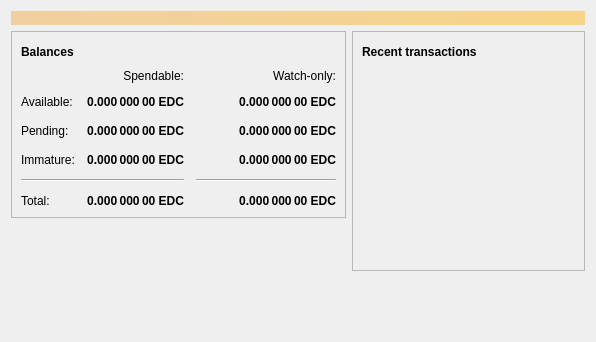
<?xml version="1.0" encoding="UTF-8"?>
<ui version="4.0">
 <class>OverviewPage</class>
 <widget class="QWidget" name="OverviewPage">
  <property name="geometry">
   <rect>
    <x>0</x>
    <y>0</y>
    <width>596</width>
    <height>342</height>
   </rect>
  </property>
  <property name="windowTitle">
   <string>Form</string>
  </property>
  <layout class="QVBoxLayout" name="topLayout">
   <item>
    <widget class="QLabel" name="labelAlerts">
     <property name="visible">
      <bool>false</bool>
     </property>
     <property name="styleSheet">
      <string notr="true">QLabel { background-color: qlineargradient(x1: 0, y1: 0, x2: 1, y2: 0, stop:0 #F0D0A0, stop:1 #F8D488); color:#000000; }</string>
     </property>
     <property name="wordWrap">
      <bool>true</bool>
     </property>
     <property name="margin">
      <number>3</number>
     </property>
     <property name="textInteractionFlags">
      <set>Qt::TextSelectableByMouse</set>
     </property>
    </widget>
   </item>
   <item>
    <layout class="QHBoxLayout" name="horizontalLayout" stretch="1,1">
     <item>
      <layout class="QVBoxLayout" name="verticalLayout_2">
       <item>
        <widget class="QFrame" name="frame">
         <property name="frameShape">
          <enum>QFrame::StyledPanel</enum>
         </property>
         <property name="frameShadow">
          <enum>QFrame::Raised</enum>
         </property>
         <layout class="QVBoxLayout" name="verticalLayout_4">
          <item>
           <layout class="QHBoxLayout" name="horizontalLayout_4">
            <item>
             <widget class="QLabel" name="label_5">
              <property name="font">
               <font>
                <weight>75</weight>
                <bold>true</bold>
               </font>
              </property>
              <property name="text">
               <string>Balances</string>
              </property>
             </widget>
            </item>
            <item>
             <widget class="QPushButton" name="labelWalletStatus">
              <property name="enabled">
               <bool>true</bool>
              </property>
              <property name="maximumSize">
               <size>
                <width>30</width>
                <height>16777215</height>
               </size>
              </property>
              <property name="toolTip">
               <string>The displayed information may be out of date. Your wallet automatically synchronizes with the EducaCoin network after a connection is established, but this process has not completed yet.</string>
              </property>
              <property name="text">
               <string/>
              </property>
              <property name="icon">
               <iconset resource="../bitcoin.qrc">
                <normaloff>:/icons/warning</normaloff>
                <disabledoff>:/icons/warning</disabledoff>:/icons/warning</iconset>
              </property>
              <property name="iconSize">
               <size>
                <width>24</width>
                <height>24</height>
               </size>
              </property>
              <property name="flat">
               <bool>true</bool>
              </property>
             </widget>
            </item>
            <item>
             <spacer name="horizontalSpacer_3">
              <property name="orientation">
               <enum>Qt::Horizontal</enum>
              </property>
              <property name="sizeHint" stdset="0">
               <size>
                <width>40</width>
                <height>20</height>
               </size>
              </property>
             </spacer>
            </item>
           </layout>
          </item>
          <item>
           <layout class="QGridLayout" name="gridLayout">
            <property name="spacing">
             <number>12</number>
            </property>
            <item row="2" column="2">
             <widget class="QLabel" name="labelWatchPending">
              <property name="font">
               <font>
                <weight>75</weight>
                <bold>true</bold>
               </font>
              </property>
              <property name="cursor">
               <cursorShape>IBeamCursor</cursorShape>
              </property>
              <property name="toolTip">
               <string>Unconfirmed transactions to watch-only addresses</string>
              </property>
              <property name="text">
               <string notr="true">0.000 000 00 EDC</string>
              </property>
              <property name="alignment">
               <set>Qt::AlignRight|Qt::AlignTrailing|Qt::AlignVCenter</set>
              </property>
              <property name="textInteractionFlags">
               <set>Qt::LinksAccessibleByMouse|Qt::TextSelectableByKeyboard|Qt::TextSelectableByMouse</set>
              </property>
             </widget>
            </item>
            <item row="2" column="1">
             <widget class="QLabel" name="labelUnconfirmed">
              <property name="font">
               <font>
                <weight>75</weight>
                <bold>true</bold>
               </font>
              </property>
              <property name="cursor">
               <cursorShape>IBeamCursor</cursorShape>
              </property>
              <property name="toolTip">
               <string>Total of transactions that have yet to be confirmed, and do not yet count toward the spendable balance</string>
              </property>
              <property name="text">
               <string notr="true">0.000 000 00 EDC</string>
              </property>
              <property name="alignment">
               <set>Qt::AlignRight|Qt::AlignTrailing|Qt::AlignVCenter</set>
              </property>
              <property name="textInteractionFlags">
               <set>Qt::LinksAccessibleByMouse|Qt::TextSelectableByKeyboard|Qt::TextSelectableByMouse</set>
              </property>
             </widget>
            </item>
            <item row="3" column="2">
             <widget class="QLabel" name="labelWatchImmature">
              <property name="font">
               <font>
                <weight>75</weight>
                <bold>true</bold>
               </font>
              </property>
              <property name="cursor">
               <cursorShape>IBeamCursor</cursorShape>
              </property>
              <property name="toolTip">
               <string>Mined balance in watch-only addresses that has not yet matured</string>
              </property>
              <property name="text">
               <string notr="true">0.000 000 00 EDC</string>
              </property>
              <property name="alignment">
               <set>Qt::AlignRight|Qt::AlignTrailing|Qt::AlignVCenter</set>
              </property>
              <property name="textInteractionFlags">
               <set>Qt::LinksAccessibleByMouse|Qt::TextSelectableByKeyboard|Qt::TextSelectableByMouse</set>
              </property>
             </widget>
            </item>
            <item row="4" column="0" colspan="2">
             <widget class="Line" name="line">
              <property name="orientation">
               <enum>Qt::Horizontal</enum>
              </property>
             </widget>
            </item>
            <item row="4" column="2">
             <widget class="Line" name="lineWatchBalance">
              <property name="sizePolicy">
               <sizepolicy hsizetype="Preferred" vsizetype="Fixed">
                <horstretch>0</horstretch>
                <verstretch>0</verstretch>
               </sizepolicy>
              </property>
              <property name="minimumSize">
               <size>
                <width>140</width>
                <height>0</height>
               </size>
              </property>
              <property name="orientation">
               <enum>Qt::Horizontal</enum>
              </property>
             </widget>
            </item>
            <item row="5" column="0">
             <widget class="QLabel" name="labelTotalText">
              <property name="text">
               <string>Total:</string>
              </property>
             </widget>
            </item>
            <item row="3" column="1">
             <widget class="QLabel" name="labelImmature">
              <property name="font">
               <font>
                <weight>75</weight>
                <bold>true</bold>
               </font>
              </property>
              <property name="cursor">
               <cursorShape>IBeamCursor</cursorShape>
              </property>
              <property name="toolTip">
               <string>Mined balance that has not yet matured</string>
              </property>
              <property name="text">
               <string notr="true">0.000 000 00 EDC</string>
              </property>
              <property name="alignment">
               <set>Qt::AlignRight|Qt::AlignTrailing|Qt::AlignVCenter</set>
              </property>
              <property name="textInteractionFlags">
               <set>Qt::LinksAccessibleByMouse|Qt::TextSelectableByKeyboard|Qt::TextSelectableByMouse</set>
              </property>
             </widget>
            </item>
            <item row="2" column="3">
             <spacer name="horizontalSpacer_2">
              <property name="orientation">
               <enum>Qt::Horizontal</enum>
              </property>
              <property name="sizeHint" stdset="0">
               <size>
                <width>40</width>
                <height>20</height>
               </size>
              </property>
             </spacer>
            </item>
            <item row="3" column="0">
             <widget class="QLabel" name="labelImmatureText">
              <property name="text">
               <string>Immature:</string>
              </property>
             </widget>
            </item>
            <item row="5" column="1">
             <widget class="QLabel" name="labelTotal">
              <property name="font">
               <font>
                <weight>75</weight>
                <bold>true</bold>
               </font>
              </property>
              <property name="cursor">
               <cursorShape>IBeamCursor</cursorShape>
              </property>
              <property name="toolTip">
               <string>Your current total balance</string>
              </property>
              <property name="text">
               <string notr="true">0.000 000 00 EDC</string>
              </property>
              <property name="alignment">
               <set>Qt::AlignRight|Qt::AlignTrailing|Qt::AlignVCenter</set>
              </property>
              <property name="textInteractionFlags">
               <set>Qt::LinksAccessibleByMouse|Qt::TextSelectableByKeyboard|Qt::TextSelectableByMouse</set>
              </property>
             </widget>
            </item>
            <item row="5" column="2">
             <widget class="QLabel" name="labelWatchTotal">
              <property name="font">
               <font>
                <weight>75</weight>
                <bold>true</bold>
               </font>
              </property>
              <property name="cursor">
               <cursorShape>IBeamCursor</cursorShape>
              </property>
              <property name="toolTip">
               <string>Current total balance in watch-only addresses</string>
              </property>
              <property name="text">
               <string notr="true">0.000 000 00 EDC</string>
              </property>
              <property name="alignment">
               <set>Qt::AlignRight|Qt::AlignTrailing|Qt::AlignVCenter</set>
              </property>
              <property name="textInteractionFlags">
               <set>Qt::LinksAccessibleByMouse|Qt::TextSelectableByKeyboard|Qt::TextSelectableByMouse</set>
              </property>
             </widget>
            </item>
            <item row="0" column="2">
             <widget class="QLabel" name="labelWatchonly">
              <property name="text">
               <string>Watch-only:</string>
              </property>
              <property name="alignment">
               <set>Qt::AlignRight|Qt::AlignTrailing|Qt::AlignVCenter</set>
              </property>
             </widget>
            </item>
            <item row="1" column="0">
             <widget class="QLabel" name="labelBalanceText">
              <property name="text">
               <string>Available:</string>
              </property>
             </widget>
            </item>
            <item row="1" column="1">
             <widget class="QLabel" name="labelBalance">
              <property name="font">
               <font>
                <weight>75</weight>
                <bold>true</bold>
               </font>
              </property>
              <property name="cursor">
               <cursorShape>IBeamCursor</cursorShape>
              </property>
              <property name="toolTip">
               <string>Your current spendable balance</string>
              </property>
              <property name="text">
               <string notr="true">0.000 000 00 EDC</string>
              </property>
              <property name="alignment">
               <set>Qt::AlignRight|Qt::AlignTrailing|Qt::AlignVCenter</set>
              </property>
              <property name="textInteractionFlags">
               <set>Qt::LinksAccessibleByMouse|Qt::TextSelectableByKeyboard|Qt::TextSelectableByMouse</set>
              </property>
             </widget>
            </item>
            <item row="1" column="2">
             <widget class="QLabel" name="labelWatchAvailable">
              <property name="font">
               <font>
                <weight>75</weight>
                <bold>true</bold>
               </font>
              </property>
              <property name="cursor">
               <cursorShape>IBeamCursor</cursorShape>
              </property>
              <property name="toolTip">
               <string>Your current balance in watch-only addresses</string>
              </property>
              <property name="text">
               <string notr="true">0.000 000 00 EDC</string>
              </property>
              <property name="alignment">
               <set>Qt::AlignRight|Qt::AlignTrailing|Qt::AlignVCenter</set>
              </property>
              <property name="textInteractionFlags">
               <set>Qt::LinksAccessibleByMouse|Qt::TextSelectableByKeyboard|Qt::TextSelectableByMouse</set>
              </property>
             </widget>
            </item>
            <item row="2" column="0">
             <widget class="QLabel" name="labelPendingText">
              <property name="text">
               <string>Pending:</string>
              </property>
             </widget>
            </item>
            <item row="0" column="1">
             <widget class="QLabel" name="labelSpendable">
              <property name="text">
               <string>Spendable:</string>
              </property>
              <property name="alignment">
               <set>Qt::AlignRight|Qt::AlignTrailing|Qt::AlignVCenter</set>
              </property>
             </widget>
            </item>
           </layout>
          </item>
         </layout>
        </widget>
       </item>
       <item>
        <spacer name="verticalSpacer">
         <property name="orientation">
          <enum>Qt::Vertical</enum>
         </property>
         <property name="sizeHint" stdset="0">
          <size>
           <width>20</width>
           <height>40</height>
          </size>
         </property>
        </spacer>
       </item>
      </layout>
     </item>
     <item>
      <layout class="QVBoxLayout" name="verticalLayout_3">
       <item>
        <widget class="QFrame" name="frame_2">
         <property name="frameShape">
          <enum>QFrame::StyledPanel</enum>
         </property>
         <property name="frameShadow">
          <enum>QFrame::Raised</enum>
         </property>
         <layout class="QVBoxLayout" name="verticalLayout">
          <item>
           <layout class="QHBoxLayout" name="horizontalLayout_2">
            <item>
             <widget class="QLabel" name="label_4">
              <property name="font">
               <font>
                <weight>75</weight>
                <bold>true</bold>
               </font>
              </property>
              <property name="text">
               <string>Recent transactions</string>
              </property>
             </widget>
            </item>
            <item>
             <widget class="QPushButton" name="labelTransactionsStatus">
              <property name="enabled">
               <bool>true</bool>
              </property>
              <property name="maximumSize">
               <size>
                <width>30</width>
                <height>16777215</height>
               </size>
              </property>
              <property name="toolTip">
               <string>The displayed information may be out of date. Your wallet automatically synchronizes with the EducaCoin network after a connection is established, but this process has not completed yet.</string>
              </property>
              <property name="text">
               <string/>
              </property>
              <property name="icon">
               <iconset resource="../bitcoin.qrc">
                <normaloff>:/icons/warning</normaloff>
                <disabledoff>:/icons/warning</disabledoff>:/icons/warning</iconset>
              </property>
              <property name="iconSize">
               <size>
                <width>24</width>
                <height>24</height>
               </size>
              </property>
              <property name="flat">
               <bool>true</bool>
              </property>
             </widget>
            </item>
            <item>
             <spacer name="horizontalSpacer">
              <property name="orientation">
               <enum>Qt::Horizontal</enum>
              </property>
              <property name="sizeHint" stdset="0">
               <size>
                <width>40</width>
                <height>20</height>
               </size>
              </property>
             </spacer>
            </item>
           </layout>
          </item>
          <item>
           <widget class="QListView" name="listTransactions">
            <property name="styleSheet">
             <string notr="true">QListView { background: transparent; }</string>
            </property>
            <property name="frameShape">
             <enum>QFrame::NoFrame</enum>
            </property>
            <property name="verticalScrollBarPolicy">
             <enum>Qt::ScrollBarAlwaysOff</enum>
            </property>
            <property name="horizontalScrollBarPolicy">
             <enum>Qt::ScrollBarAlwaysOff</enum>
            </property>
            <property name="selectionMode">
             <enum>QAbstractItemView::NoSelection</enum>
            </property>
           </widget>
          </item>
         </layout>
        </widget>
       </item>
       <item>
        <spacer name="verticalSpacer_2">
         <property name="orientation">
          <enum>Qt::Vertical</enum>
         </property>
         <property name="sizeHint" stdset="0">
          <size>
           <width>20</width>
           <height>40</height>
          </size>
         </property>
        </spacer>
       </item>
      </layout>
     </item>
    </layout>
   </item>
  </layout>
 </widget>
 <resources/>
 <connections/>
</ui>
